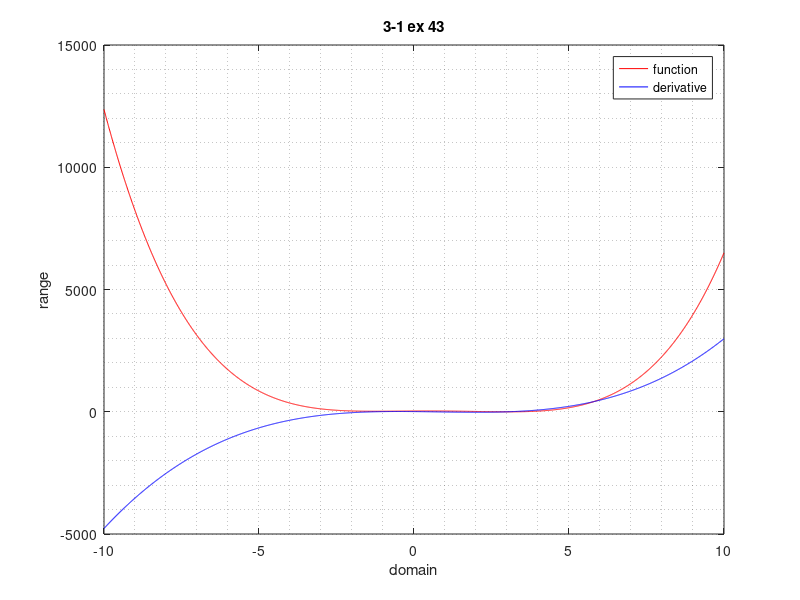

The MATLAB script that drew this image:
x = [-10:.01:10];
y = x.^4 - 3 .* x.^3 - 6 .* x.^2 + 7 .* x + 30;
y2 = 4 .* x.^3 - 9 .* x.^2 - 12 .* x + 7;

aux = figure();
plot(x, y, "r", x, y2, "b");
grid minor;
legend("function", "derivative");
title("3-1 ex 43");
xlabel("domain");
ylabel("range");
saveas(aux, "figure", "pdf");
